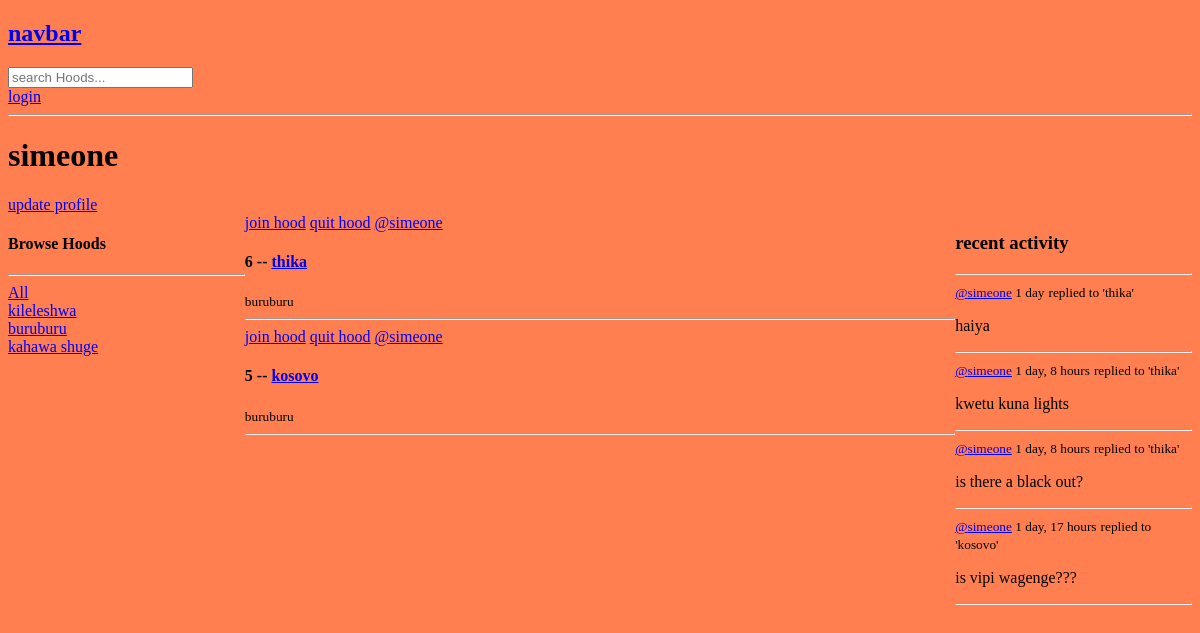
Page /profile/4/ on the earlier database version.
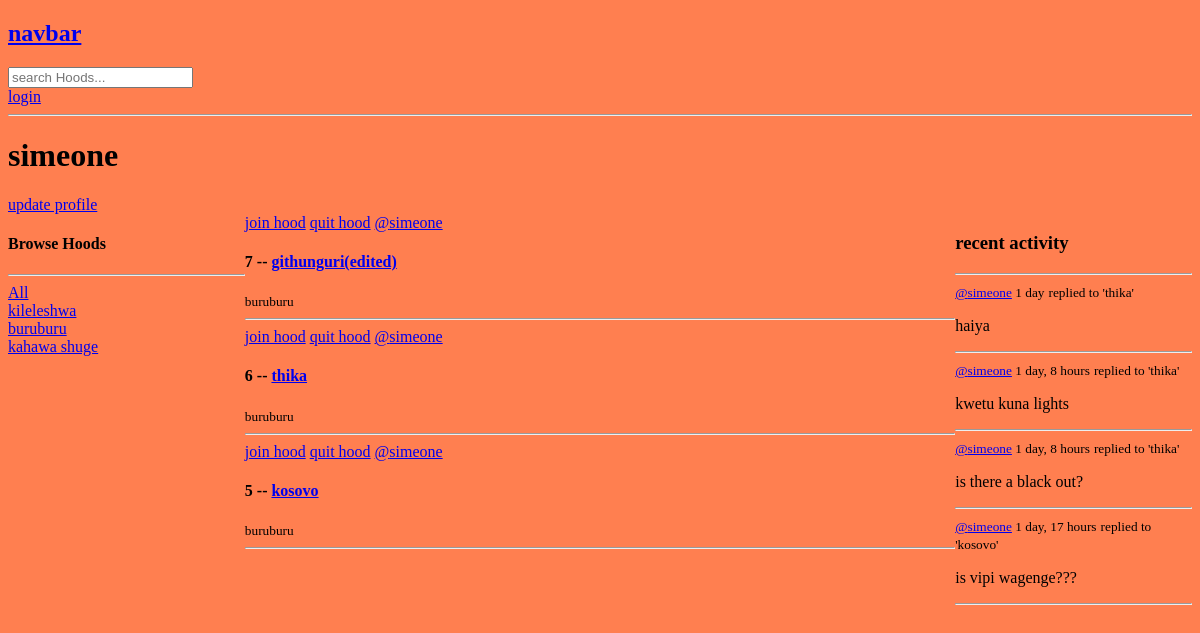
Same page on the later database version.
### app/models.py (models this page shows, shortened)
class Location(models.Model):
    name = models.CharField(max_length=200)

class Hood(models.Model):
    host = models.ForeignKey(User, on_delete=models.SET_NULL, null=True)
    name = models.CharField(max_length=100)
    location = models.ForeignKey(Location, on_delete=models.SET_NULL, null=True)
    occupants = models.ManyToManyField(User, related_name='occupants', blank=True)
    updated = models.DateTimeField(auto_now=True)
    created = models.DateTimeField(auto_now_add=True)
    class Meta:
        ordering = ['-updated', '-created']
    def __str__(self):
        return self.name

class Post(models.Model):
    user = models.ForeignKey(User, on_delete=models.CASCADE)
    hood = models.ForeignKey(Hood, on_delete=models.CASCADE)
    body = models.TextField()
    updated = models.DateTimeField(auto_now=True)
    created = models.DateTimeField(auto_now_add=True)
    class Meta:
        ordering = ['-updated', '-created']
    def __str__(self):
        return self.body[0:50]

### app/views.py (the view)
# urls.py: path('profile/<int:pk>/', views.userProfile, name='user_profile'),
def userProfile(request , pk):
    user = User.objects.get(id=pk)
    hoods = user.hood_set.all()
    posts = user.post_set.all()
    locations = Location.objects.all()
    context = {
        'user':user,
        'hoods':hoods,
        'posts':posts,
        'locations':locations
    }
    return render(request, 'app/profile.html', context)

### app/templates/app/profile.html (shortened to what this page needs)
{% extends 'base.html' %}
{% block content %}
<h1>{{ user.username }}</h1>
<a href="{% url 'update_user' %}">update profile</a>
<div class='profile-container'>
    <div>
        {% include 'app/location_component.html' %}
    </div>
    <div>
        {% include 'app/feed_component.html' %}
    </div>
    <div>
        {% include 'app/activity_component.html' %}
    </div>
</div>
{% endblock %}

### app/templates/app/location_component.html
<h4>Browse Hoods</h4>
<hr>
<div>
    <a href="{% url 'home' %}">All</a>
</div>
{% for locale in locations %}
    <div>
        <a href="{% url 'home' %}?q={{ locale.name }}">{{ locale.name }}</a>
    </div>
{% endfor %}

### app/templates/app/feed_component.html (shortened to what this page needs)
<div>
    {% for hood in hoods %}
        <div>
            <a href="{% url 'join_hood' hood.id %}">join hood</a>
            <a href="{% url 'quit_hood' hood.id  %}">quit hood</a>
            <a href="{% url 'user_profile' hood.host.id %}">@{{ hood.host.username }}</a>
            <h4>{{ hood.id }} -- <a href="{% url 'hood' hood.id %}">{{ hood.name }}</a></h4>
            <small>{{hood.location.name}}</small>
            <hr>
        </div>
    {% endfor %}
</div>

### app/templates/app/activity_component.html (shortened to what this page needs)
<h3>recent activity</h3>
<hr>
{% for post in posts %}
    <div>
        <small><a href="{% url 'user_profile' post.user.id %}">@{{ post.user }}</a> {{ post.created | timesince }}</small>
        <small>replied to '{{ post.hood }}'</small>
        <p>{{ post }}</p>
        <hr>
    </div>
{% endfor %}

Differences in the rows shown:
added Hood: host.username "simeone", id "7", name "githunguri(edited)", location.name "buruburu"
